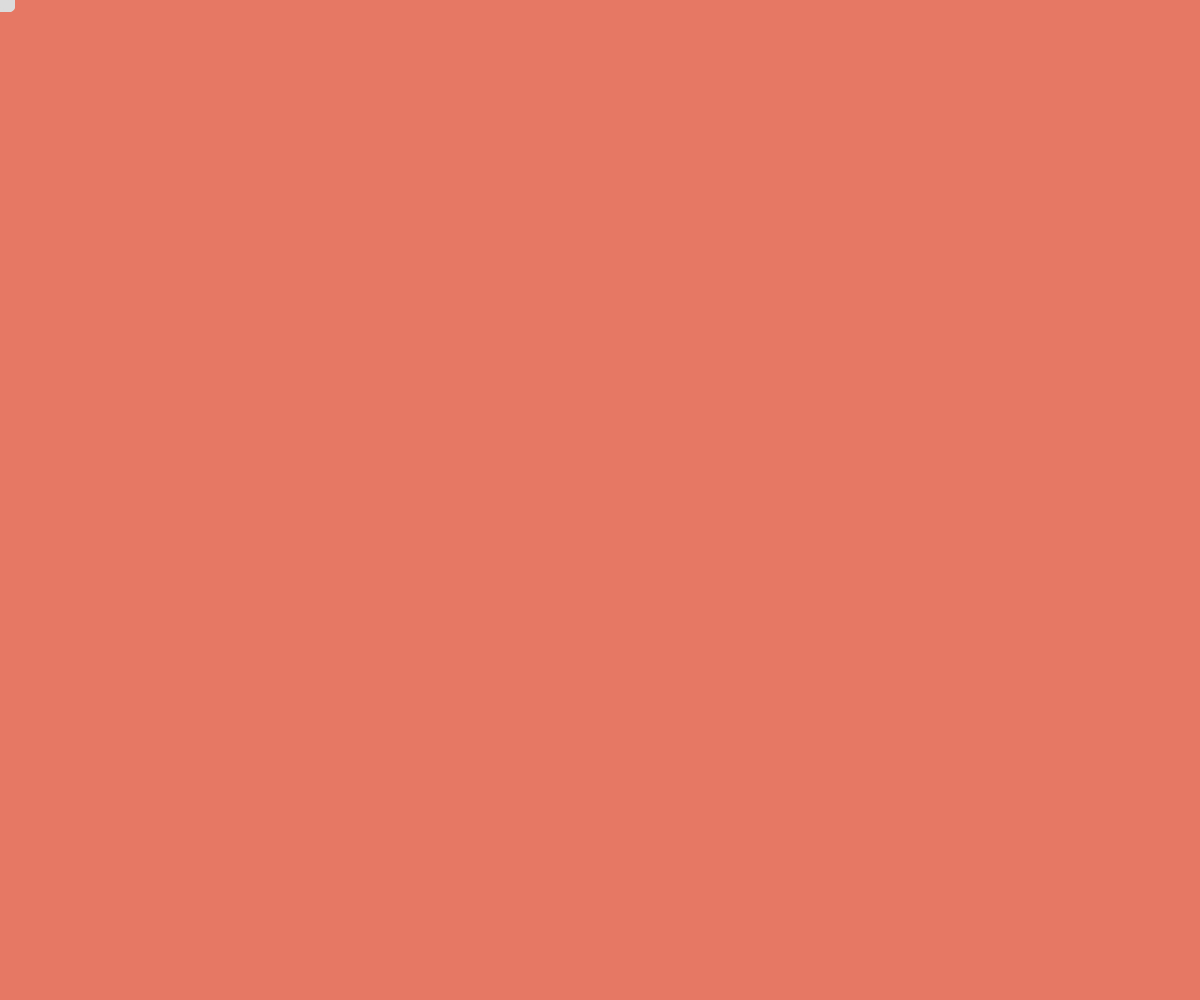
Frame 1 (no input)
Frame 60 (no input): identical to frame 1, image omitted
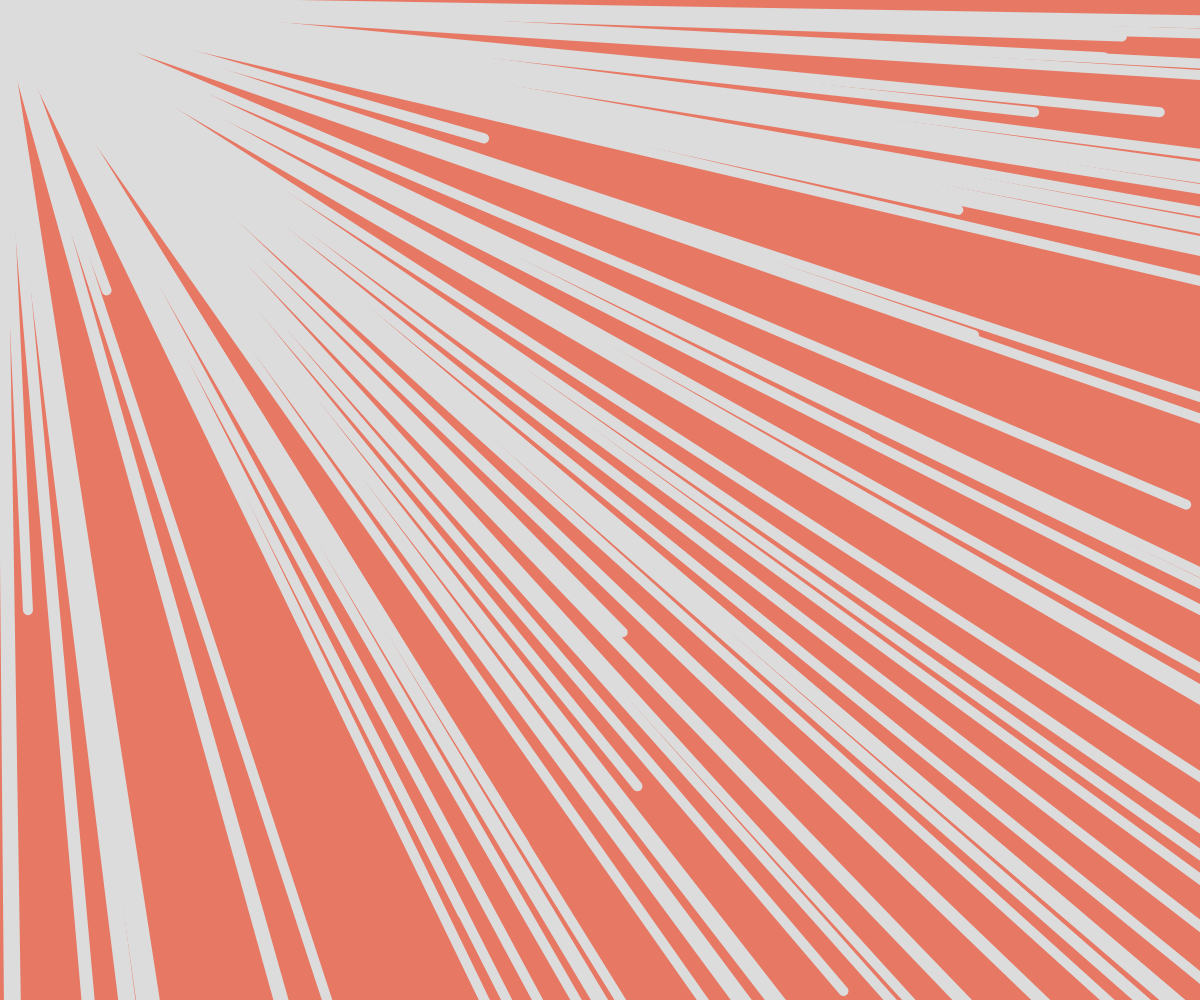
Frame 120 (the mouse pressed at the canvas centre since frame 60)

The p5.js sketch that drew these frames (run headless with seeded random() and noise() and a simulated clock; from frame 60 on, the mouse is pressed at the canvas centre):

// p5.js sketch
// ── sketch.js

function setup() {
  createCanvas(windowWidth, windowHeight);
}

function draw() {
  background(230, 120, 100);
   fill(0);

   for (var j = 0; j < 8; j++) {
     for (var i = 0; i < 11; i++) {
       var moveX = random(0, mouseX*5);
       var moveY = random(0, mouseY*5);
       stroke(220);
       strokeWeight(10);
       strokeCap(ROUND);
       line(i + moveX, j + moveY, 0, 0);
     };
   };
};
